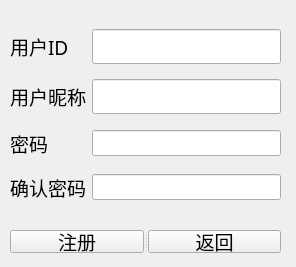
<?xml version="1.0" encoding="UTF-8"?>
<ui version="4.0">
 <class>Register</class>
 <widget class="QWidget" name="Register">
  <property name="geometry">
   <rect>
    <x>0</x>
    <y>0</y>
    <width>296</width>
    <height>267</height>
   </rect>
  </property>
  <property name="font">
   <font>
    <family>楷体</family>
    <pointsize>14</pointsize>
   </font>
  </property>
  <property name="windowTitle">
   <string>Form</string>
  </property>
  <widget class="QSplitter" name="splitter">
   <property name="geometry">
    <rect>
     <x>10</x>
     <y>230</y>
     <width>271</width>
     <height>23</height>
    </rect>
   </property>
   <property name="orientation">
    <enum>Qt::Horizontal</enum>
   </property>
   <widget class="QPushButton" name="buttonRegister_2">
    <property name="text">
     <string>注册</string>
    </property>
   </widget>
   <widget class="QPushButton" name="buttonBack">
    <property name="text">
     <string>返回</string>
    </property>
   </widget>
  </widget>
  <widget class="QWidget" name="layoutWidget">
   <property name="geometry">
    <rect>
     <x>10</x>
     <y>20</y>
     <width>271</width>
     <height>191</height>
    </rect>
   </property>
   <layout class="QGridLayout" name="gridLayout">
    <item row="0" column="0">
     <widget class="QLabel" name="label">
      <property name="text">
       <string>用户ID</string>
      </property>
     </widget>
    </item>
    <item row="0" column="1">
     <widget class="QLineEdit" name="editID"/>
    </item>
    <item row="1" column="0">
     <widget class="QLabel" name="label_4">
      <property name="text">
       <string>用户昵称</string>
      </property>
     </widget>
    </item>
    <item row="1" column="1">
     <widget class="QLineEdit" name="editName"/>
    </item>
    <item row="2" column="0">
     <widget class="QLabel" name="label_2">
      <property name="text">
       <string>密码</string>
      </property>
     </widget>
    </item>
    <item row="2" column="1">
     <widget class="QLineEdit" name="editPassword">
      <property name="minimumSize">
       <size>
        <width>0</width>
        <height>26</height>
       </size>
      </property>
      <property name="font">
       <font>
        <pointsize>8</pointsize>
       </font>
      </property>
      <property name="echoMode">
       <enum>QLineEdit::Password</enum>
      </property>
     </widget>
    </item>
    <item row="3" column="0">
     <widget class="QLabel" name="label_3">
      <property name="text">
       <string>确认密码</string>
      </property>
     </widget>
    </item>
    <item row="3" column="1">
     <widget class="QLineEdit" name="editConfirm">
      <property name="minimumSize">
       <size>
        <width>0</width>
        <height>26</height>
       </size>
      </property>
      <property name="font">
       <font>
        <pointsize>8</pointsize>
       </font>
      </property>
      <property name="echoMode">
       <enum>QLineEdit::Password</enum>
      </property>
     </widget>
    </item>
   </layout>
  </widget>
 </widget>
 <resources/>
 <connections/>
</ui>
